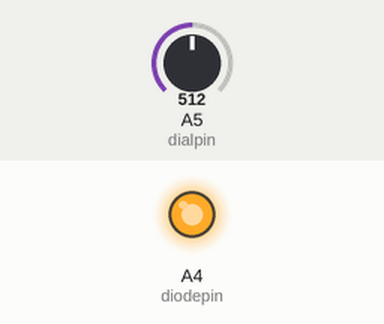
Bench run of a sketch on a simulated Arduino Uno, built with avr-gcc and run on an emulated ATmega328P. Parts: output pins drawn as LEDs (lit = HIGH). The test bench sets the inputs (shaded band); at power-on: A5 (dialpin) = 512.

Above: at 1.4 s.
1.5 s: A5 (dialpin) set to 142
3.0 s: A5 (dialpin) set to 115
At 3.4 s:
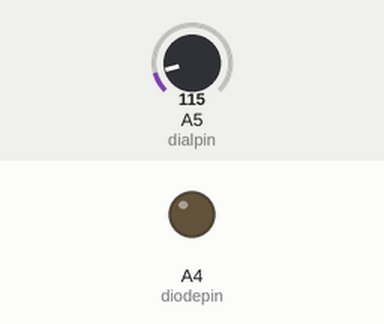
4.5 s: A5 (dialpin) set to 306
At 6.0 s:
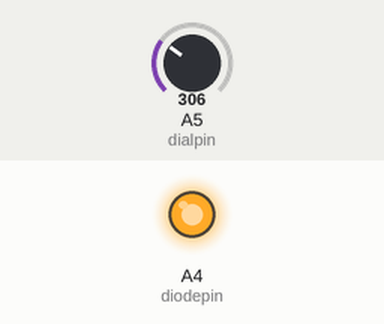
6.3 s: A5 (dialpin) set to 122
At 7.4 s:
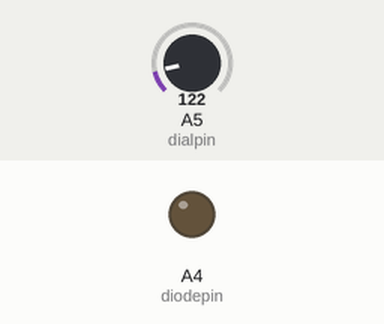
Timing chart, 0 to 9.1 s (numbered marks = the images above; inputs shaded):
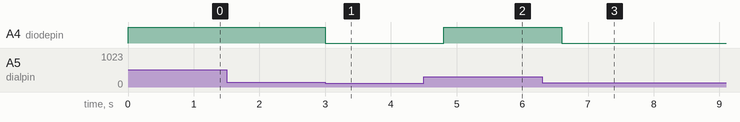

Measured:
- the behaviour switches between 128 and 127 on A5 (dialpin) (found by bisection; images 0 and 1)
- after the input at 1.5 s, every drawn part: stays the same
- after the input at 3.0 s, A4 (diodepin): HIGH → LOW at once
- after the input at 4.5 s, A4 (diodepin): LOW → HIGH after 0.30 s
- after the input at 6.3 s, A4 (diodepin): HIGH → LOW after 0.30 s

The sketch:

Motor_Control.ino
```cpp
const int dialpin = A5; //potentiometer data pin
const int diodepin = A4; //diode data pin
int value;
void setup()
{
	pinMode(dialpin, INPUT);
	pinMode(diodepin, OUTPUT);

}

void loop()
{
 value = analogRead(dialpin);      //Read and save analog value from potentiometer
  analogWrite(diodepin, value);      	//Sends potentiometer value to motor
  delay(100);

	delay(500);
}
```
